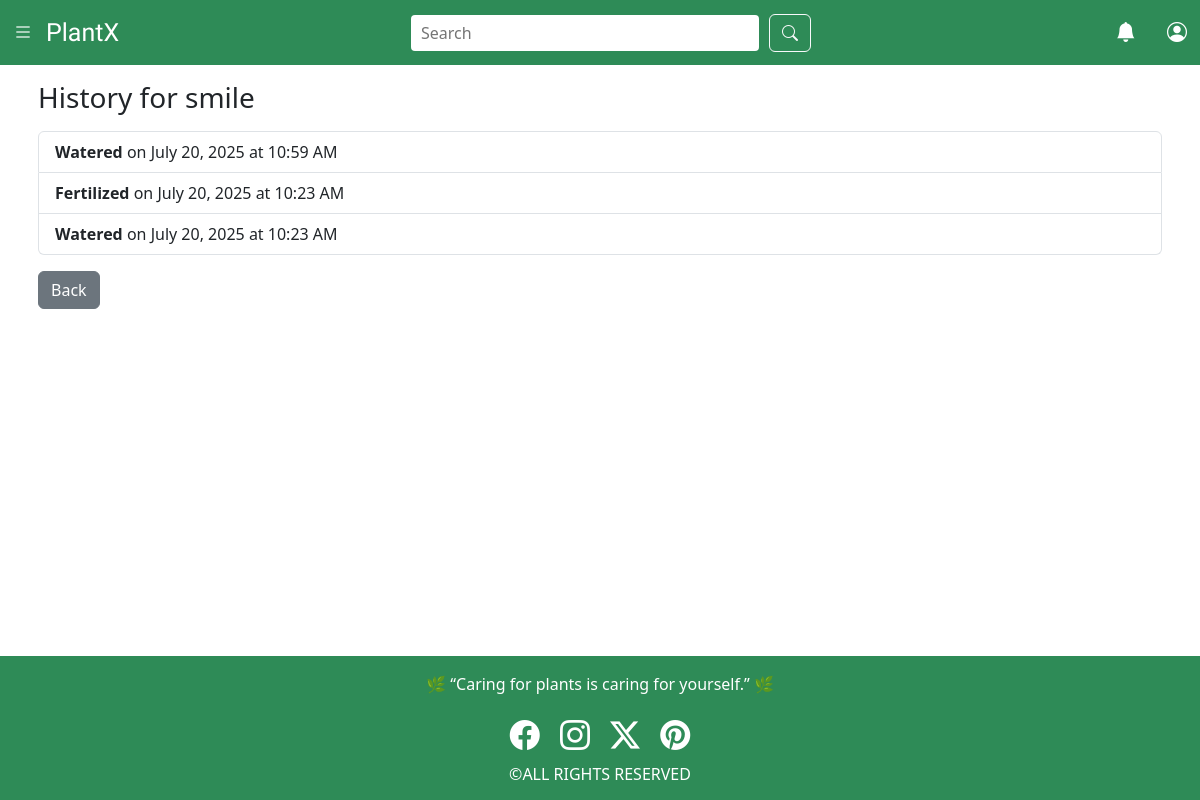
/history/8/ (signed in), run on the app's committed database.
### plant/models.py (models this page shows, shortened)
class userplant(models.Model):
    PLANT_TYPES = [
        ('Succulent', 'Succulent'),
        ('Fern', 'Fern'),
        ('Cactus', 'Cactus'),
        ('Herb', 'Herb'),
        ('Other', 'Other'),
    ]
    SUNLIGHT_OPTIONS = [
        ('Low', 'Low'),
        ('Medium', 'Medium'),
        ('High', 'High'),
    ]
    LOCATION_CHOICES = [
        ('Indoor', 'Indoor'),
        ('Outdoor', 'Outdoor'),
    ]
    STATUS_OPTIONS = [
        ('Healthy', 'Healthy'),
        ('Needs Attention', 'Needs Attention'),
        ('Dying', 'Dying'),
        ('Dead', 'Dead'),
    ]
    user = models.ForeignKey(User, on_delete=models.CASCADE)
    nickname = models.CharField(max_length=100, blank=True)
    plant_type = models.CharField(max_length=50, choices=PLANT_TYPES, blank=True)
    custom_image = models.ImageField(upload_to='user_plants/', blank=True, null=True)
    location = models.CharField(max_length=10, choices=LOCATION_CHOICES, blank=True)
    sunlight_available = models.CharField(max_length=10, choices=SUNLIGHT_OPTIONS, blank=True)
    humidity = models.CharField(max_length=100, blank=True, help_text="humidity level (e.g., “High humidity”)")
    temperature_preference = models.CharField(max_length=100, blank=True, help_text="Ideal temperature range or preference (e.g., “15–25°C”).")
    planted_date = models.DateField(default=date.today, help_text="The date when the plant was planted")
    last_watered = models.DateField(blank=True, null=True)
    watering_frequency = models.PositiveIntegerField(help_text="How often the plant should be watered, in days (e.g., every 3 days).", blank=True, null=True)
    water_reminder = models.BooleanField(default=True)
    last_fertilized = models.DateField(blank=True, null=True, help_text="Date when the plant was last given fertilizer.")
    fertilizing_frequency = models.PositiveIntegerField(help_text="How often to fertilize, in days.", blank=True, null=True)
    height_cm = models.DecimalField(max_digits=5, decimal_places=2, blank=True, null=True)
    is_flowering = models.BooleanField(default=False, help_text="whether the plant is currently flowering.")
    is_fruiting = models.BooleanField(default=False, help_text="whether the plant is producing fruit.")
    current_status = models.CharField(max_length=20, choices=STATUS_OPTIONS, default='Healthy')
    source = models.CharField(max_length=100, blank=True, help_text='Where the plant came from (e.g., "Local Nursery", "Gift", "Online").')
    notes = models.TextField(blank=True, help_text="Any additional notes – observations, reminders, or tips.")

class planthistory(models.Model):
    plant = models.ForeignKey(userplant, on_delete=models.CASCADE, related_name='history')
    date = models.DateField()
    action = models.CharField(max_length=20)
    timestamp = models.DateTimeField(auto_now_add=True)

### plant/views.py (the view)
# urls.py: path('history/<int:userplant_id>/', views.history, name='history'),
def history(request,userplant_id):
    plant = get_object_or_404(userplant, id=userplant_id, user=request.user)
    history = plant.history.all().order_by('-timestamp')
    return render(request, 'plant/history.html', {'plant': plant, 'history': history})

### plant/context_processors.py (called while the page is built)
def userplants_context(request):
    if request.user.is_authenticated:
        return {
            'userplant': userplant.objects.filter(user=request.user)
        }
    return {'userplant': None}

### plant/templates/plant/history.html (shortened to what this page needs)
<!DOCTYPE html>
<html lang="en">
<head>
    <link href="https://cdn.jsdelivr.net/npm/bootstrap@5.3.7/dist/css/bootstrap.min.css" rel="stylesheet">
</head>
<body class="d-flex flex-column min-vh-100">
    {% include 'plant/navbar.html' %}
    <div class="container mt-2 p-2">
        <h3>History for {{ plant.nickname }}</h3>
        <ul class="list-group mt-3">
            {% for record in history %}
                <li class="list-group-item">
                    <strong>{{ record.action|capfirst }}</strong> on
                    {{ record.date }} at {{ record.timestamp|date:"h:i A" }}
                </li>
            {% empty %}
                <li class="list-group-item">No history available.</li>
            {% endfor %}
        </ul>
        <a href="{% url 'myplantinfo' userplant_id=plant.id %}" class="btn btn-secondary mt-3">Back</a>
    </div>
    {% include 'plant/footer.html' %}
</body>
</html>

### plant/templates/plant/navbar.html (style rules this page uses)
body { margin: 0; font-family: Arial, sans-serif; }

### data on the page
userplant: nickname "smile"
planthistory: action "Watered", date "July 20, 2025", timestamp "10:59 AM"
planthistory: action "Fertilized", date "July 20, 2025", timestamp "10:23 AM"
planthistory: action "Watered", date "July 20, 2025", timestamp "10:23 AM"
